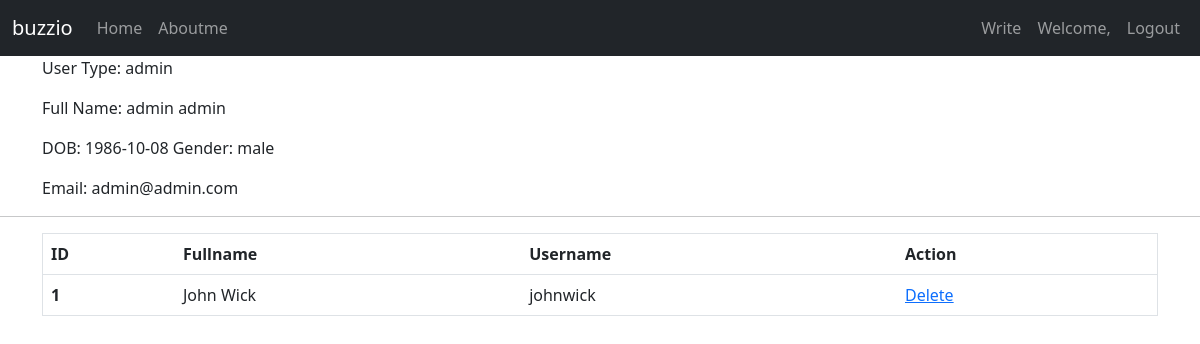
Screenshot of /profile.php (signed in) with the database file from the repository.
### tables this page shows
CREATE TABLE `usersregistration` (
  `register_id` int(11) NOT NULL AUTO_INCREMENT,
  `first_name` varchar(100) NOT NULL,
  `last_name` varchar(100) NOT NULL,
  `date_of_birth` date NOT NULL,
  `gender` varchar(10) NOT NULL,
  `email` varchar(255) NOT NULL,
  `username` varchar(100) NOT NULL,
  `password` varchar(255) NOT NULL,
  `created_date` datetime DEFAULT current_timestamp(),
  `user_type` enum('admin','user') NOT NULL DEFAULT 'user',
  PRIMARY KEY (`register_id`),
  UNIQUE KEY `username` (`username`)
);

### auth/dbaccess.php (called while the page is built, shortened)
<?php
class User
{
    private $dbserver = "localhost";
    private $dbusername = "root";
    private $dbpassword = "mysqlpassword";
    private $dbdatabase = "usersdb";
    protected $db;
    public function __construct()
    {
        $this->db = new mysqli($this->dbserver, $this->dbusername, $this->dbpassword, $this->dbdatabase);
    }
    public function user_Db_Query($username)
    {
        $stmt = $this->db->prepare("SELECT * FROM usersregistration WHERE username = ?");
        $stmt->bind_param("s", $username);
        $stmt->execute();
        $result = $stmt->get_result();
        if ($result->num_rows > 0) {
            $rows = $result->fetch_all(MYSQLI_ASSOC);
            return $rows;
        } else {
            return false;
        }
    }
    public function displayusername($usertype){
        $stmt = $this->db->prepare("SELECT * FROM usersregistration WHERE user_type = ? ORDER BY username ASC");
        $stmt->bind_param("s", $usertype);
        $stmt->execute();
        $result = $stmt->get_result();
        if ($result->num_rows > 0) {
            $rows = $result->fetch_all(MYSQLI_ASSOC);
            return $rows;
        } else {
            return false;
        }
    }
}
?>

### auth/query.php (called while the page is built, shortened)
<?php
function userDbQuery($username){
    require_once 'dbaccess.php';
    $user = new User();
    return $user->user_Db_Query($username);
}
function displayuser(){
    require_once 'dbaccess.php';
    $usertype = 'user';
    $user = new User();
    return $user->displayusername($usertype);
}
?>

### profile.php (the view, shortened to what this page needs)
<?php
$username = $_SESSION['username'];
require 'auth/query.php';
$records = userDbQuery($username);
foreach ($records as $record) {
  $firstname = $record['first_name'];
  $lastname = $record['last_name'];
  $dob = $record['date_of_birth'];
  $gender = $record['gender'];
  $username = $record['username'];
  $email = $record['email'];
  $usertype = $record['user_type'];
}
?>
<?php include 'hnf/header.php'; ?>
<nav class="navbar navbar-expand-md navbar-dark bg-dark">
  <div class="container-fluid">
    <a class="navbar-brand" href="index.php">buzzio</a>
    <div class="collapse navbar-collapse justify-content-between" id="navbarNav">
      <ul class="navbar-nav">
        <li class="nav-item">
          <a class="nav-link" href="index.php">Home</a>
        </li>
        <?php if (isset($_SESSION['authenticated'])) { ?>
          <li class="nav-item">
            <a class="nav-link" href="aboutme.php">Aboutme</a>
          </li>
        <?php } ?>
      </ul>
      <ul class="navbar-nav">
        <?php if (isset($_SESSION['authenticated'])) { ?>
          <li class="nav-item">
            <a class="nav-link" href="write.php">Write</a>
          </li>
          <li class="nav-item">
            <a class="nav-link" href="profile.php">Welcome, <?php echo $_SESSION['fullname']; ?></a>
          </li>
          <li class="nav-item">
            <a class="nav-link" href="auth/logout.php">Logout</a>
          </li>
        <?php } ?>
      </ul>
    </div>
  </div>
</nav>
<div class="container">
  <p>User Type: <?php echo $usertype; ?></p>
  <p>Full Name: <?php echo $firstname . " " . $lastname; ?> </p>
  <p>DOB: <?php echo $dob; ?> Gender: <?php echo $gender; ?></p>
  <p>Email: <?php echo $email; ?></p>
</div>
<hr>
<?php
if ($usertype == 'admin') {
?>
  <div class="container mt-7 ">
    <table class="table border" id="myTable">
      <thead>
        <tr>
          <th scope="col">ID</th>
          <th style="text-align: left;" scope="col">Fullname</th>
          <th style="text-align: left;" scope="col">Username</th>
          <th style="text-align: left;" scope="col">Action</th>
        </tr>
      </thead>
      <tbody>
      <?php
      require_once 'auth/query.php';
      $allRecords = displayuser();
      $sno = 0;
      foreach ($allRecords as $allRecord) {
        $sno = $sno + 1;
        echo '<tr>';
        echo '<th scope="row">' . $sno . '</th>';
        echo '<td>' . $allRecord['first_name'] . ' ' . $allRecord['last_name'] . '</td>';
        echo '<td>' . $allRecord['username'] . '</td>';
        echo '<td><a href="deleteuser.php?register_id=' . $allRecord['register_id'] . '"
        onclick="return confirm(\'Are you sure you want to delete this record?\')">Delete</a>';
        echo '</td>';
        echo '</tr>';
      }
    }
      ?>
  </div>

### rows the page displays
usersregistration: user_type "admin", first_name "admin", last_name "admin", date_of_birth "1986-10-08", gender "male", email "admin@admin.com"
usersregistration: first_name "John", last_name "Wick", username "johnwick"
